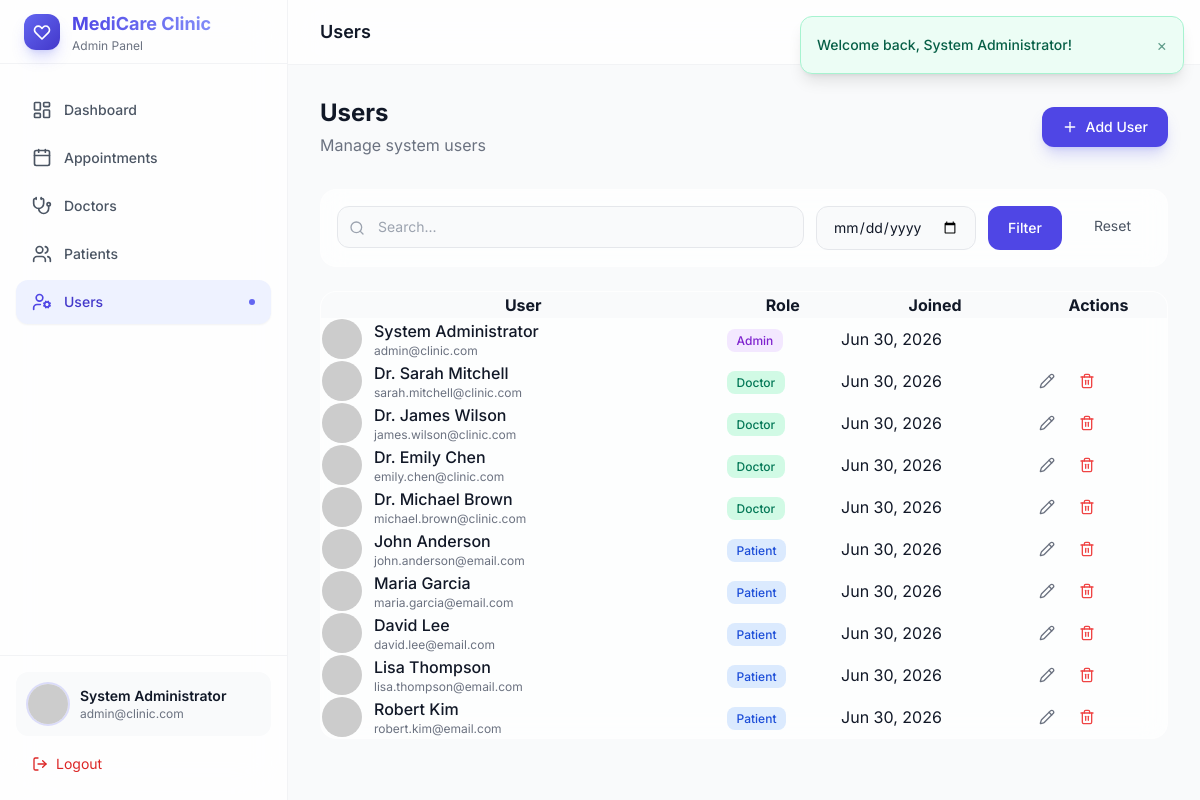
Screenshot of /admin/users/index.php (signed in) with the database file from the repository.
### tables this page shows
CREATE TABLE IF NOT EXISTS users (
    id INT UNSIGNED AUTO_INCREMENT PRIMARY KEY,
    full_name VARCHAR(150) NOT NULL,
    email VARCHAR(150) NOT NULL UNIQUE,
    password VARCHAR(255) NOT NULL,
    role ENUM('admin', 'doctor', 'patient') NOT NULL DEFAULT 'patient',
    profile_image VARCHAR(255) DEFAULT NULL,
    created_at TIMESTAMP DEFAULT CURRENT_TIMESTAMP,
    INDEX idx_users_role (role),
    INDEX idx_users_email (email)
);

### config/database.php (called while the page is built, shortened)
<?php
class Database
{
    private static ?PDO $instance = null;
    public static function getConnection(): PDO
    {
        if (self::$instance === null) {
            $host = 'localhost';
            $dbname = 'clinic_management';
            $username = 'root';
            $password = '';
            $charset = 'utf8mb4';
            $dsn = "mysql:host={$host};dbname={$dbname};charset={$charset}";
            $options = [
                PDO::ATTR_ERRMODE            => PDO::ERRMODE_EXCEPTION,
                PDO::ATTR_DEFAULT_FETCH_MODE => PDO::FETCH_ASSOC,
                PDO::ATTR_EMULATE_PREPARES   => false,
            ];
            try {
                self::$instance = new PDO($dsn, $username, $password, $options);
            } catch (PDOException $e) {
                die('Database connection failed: ' . $e->getMessage());
            }
        }
        return self::$instance;
    }
}

### helpers/functions.php (called while the page is built, shortened)
<?php
function e(?string $value): string
{
    return htmlspecialchars($value ?? '', ENT_QUOTES, 'UTF-8');
}
function base_url(string $path = ''): string
{
    $base = rtrim(APP_URL, '/');
    $path = ltrim($path, '/');
    if ($path === '') {
        return $base . '/';
    }
    return $base . '/' . $path;
}
function format_date(?string $date, string $format = 'M d, Y'): string
{
    return date($format, strtotime($date));
}
function sanitize(string $input): string
{
    return trim(strip_tags($input));
}
function profile_image(?string $image, string $name = 'U'): string
{
    return 'https://ui-avatars.com/api/?name=' . urlencode($name) . '&background=6366f1&color=fff&size=128';
}
function paginate(int $total, int $page, int $perPage = ITEMS_PER_PAGE): array
{
    $totalPages = max(1, (int) ceil($total / $perPage));
    $page = max(1, min($page, $totalPages));
    $offset = ($page - 1) * $perPage;
    return [
        'total'       => $total,
        'per_page'    => $perPage,
        'current'     => $page,
        'total_pages' => $totalPages,
        'offset'      => $offset,
    ];
}

### modules/users/UserModel.php (called while the page is built, shortened)
<?php
class UserModel
{
    private PDO $db;
    public function __construct()
    {
        $this->db = Database::getConnection();
    }
    public function getAll(string $search = '', int $limit = 10, int $offset = 0): array
    {
        $sql = 'SELECT * FROM users WHERE 1=1';
        $params = [];
        $sql .= ' ORDER BY created_at DESC LIMIT ? OFFSET ?';
        $params[] = $limit;
        $params[] = $offset;
        $stmt = $this->db->prepare($sql);
        $stmt->execute($params);
        return $stmt->fetchAll();
    }
    public function count(string $search = ''): int
    {
        $sql = 'SELECT COUNT(*) FROM users WHERE 1=1';
        $params = [];
        $stmt = $this->db->prepare($sql);
        $stmt->execute($params);
        return (int) $stmt->fetchColumn();
    }
}

### helpers/auth.php (called while the page is built, shortened)
<?php
function is_logged_in(): bool
{
    return isset($_SESSION['user_id']);
}
function current_user(): ?array
{
    return [
        'id'            => $_SESSION['user_id'],
        'full_name'     => $_SESSION['user_name'],
        'email'         => $_SESSION['user_email'],
        'role'          => $_SESSION['user_role'],
        'profile_image' => $_SESSION['user_image'] ?? null,
    ];
}

### admin/users/index.php (the view, shortened to what this page needs)
<?php
require_once APP_ROOT . '/includes/components.php';
$userModel = new UserModel();
$search = sanitize($_GET['search'] ?? '');
$page = max(1, (int)($_GET['page'] ?? 1));
$total = $userModel->count($search);
$pagination = paginate($total, $page);
$users = $userModel->getAll($search, $pagination['per_page'], $pagination['offset']);
?>
<div class="glass-card rounded-2xl overflow-hidden">
    <div class="overflow-x-auto">
        <table class="w-full data-table">
            <thead class="bg-gray-50 dark:bg-slate-800/50">
                <tr><th>User</th><th>Role</th><th>Joined</th><th>Actions</th></tr>
            </thead>
            <tbody>
                <?php foreach ($users as $u): ?>
                <tr>
                    <td>
                        <div class="flex items-center gap-3">
                            <img src="<?= profile_image($u['profile_image'], $u['full_name']) ?>" class="w-10 h-10 rounded-full object-cover" alt="">
                            <div><p class="font-medium"><?= e($u['full_name']) ?></p><p class="text-xs text-gray-500"><?= e($u['email']) ?></p></div>
                        </div>
                    </td>
                    <td><span class="px-2.5 py-1 rounded-lg text-xs font-medium capitalize <?= $u['role'] === 'admin' ? 'bg-purple-100 text-purple-700' : ($u['role'] === 'doctor' ? 'bg-emerald-100 text-emerald-700' : 'bg-blue-100 text-blue-700') ?>"><?= e($u['role']) ?></span></td>
                    <td><?= format_date($u['created_at']) ?></td>
                    <td>
                        <?php if ($u['role'] !== 'admin' || $u['id'] != current_user()['id']): ?>
                        <div class="flex gap-2">
                            <a href="<?= base_url('admin/users/edit.php?id=' . $u['id']) ?>" class="p-2 hover:bg-gray-100 rounded-lg"><i data-lucide="pencil" class="w-4 h-4 text-gray-500"></i></a>
                            <?php if ($u['role'] !== 'admin'): ?>
                            <button onclick="handleDelete('<?= base_url('admin/users/delete.php?id=' . $u['id']) ?>')" class="p-2 hover:bg-red-50 rounded-lg"><i data-lucide="trash-2" class="w-4 h-4 text-red-500"></i></button>
                            <?php endif; ?>
                        </div>
                        <?php endif; ?>
                    </td>
                </tr>
                <?php endforeach; ?>
            </tbody>
        </table>
    </div>
</div>
<?php $content = ob_get_clean(); include APP_ROOT . '/layouts/dashboard.php'; ?>

### layouts/sidebar.php (shortened to what this page needs)
<?php
$user = current_user();
$role = $user['role'] ?? '';
$navItems = match ($role) {
    'admin' => [
        ['icon' => 'layout-dashboard', 'label' => 'Dashboard', 'url' => base_url('admin/dashboard.php')],
        ['icon' => 'calendar', 'label' => 'Appointments', 'url' => base_url('admin/appointments/index.php')],
        ['icon' => 'stethoscope', 'label' => 'Doctors', 'url' => base_url('admin/doctors/index.php')],
        ['icon' => 'users', 'label' => 'Patients', 'url' => base_url('admin/patients/index.php')],
        ['icon' => 'user-cog', 'label' => 'Users', 'url' => base_url('admin/users/index.php')],
    ],
    'doctor' => [
        ['icon' => 'layout-dashboard', 'label' => 'Dashboard', 'url' => base_url('doctor/dashboard.php')],
        ['icon' => 'calendar', 'label' => 'Appointments', 'url' => base_url('doctor/appointments.php')],
        ['icon' => 'history', 'label' => 'Patient History', 'url' => base_url('doctor/patient-history.php')],
        ['icon' => 'user', 'label' => 'My Profile', 'url' => base_url('doctor/profile.php')],
    ],
    'patient' => [
        ['icon' => 'layout-dashboard', 'label' => 'Dashboard', 'url' => base_url('patient/dashboard.php')],
        ['icon' => 'calendar-plus', 'label' => 'Book Appointment', 'url' => base_url('patient/book.php')],
        ['icon' => 'stethoscope', 'label' => 'Find Doctors', 'url' => base_url('patient/doctors.php')],
        ['icon' => 'calendar', 'label' => 'My Appointments', 'url' => base_url('patient/appointments.php')],
        ['icon' => 'user', 'label' => 'My Profile', 'url' => base_url('patient/profile.php')],
    ],
    default => [],
};
?>
<aside :class="sidebarOpen ? 'translate-x-0' : '-translate-x-full'"
       class="fixed inset-y-0 left-0 z-50 w-72 bg-white/80 dark:bg-slate-800/80 backdrop-blur-xl border-r border-gray-200/50 dark:border-slate-700/50 transform transition-transform duration-300 ease-in-out lg:translate-x-0 lg:static lg:inset-auto flex flex-col">
    <div class="flex items-center gap-3 px-6 h-16 border-b border-gray-200/50 dark:border-slate-700/50">
        <div class="w-9 h-9 rounded-xl bg-gradient-to-br from-primary-500 to-primary-700 flex items-center justify-center shadow-lg shadow-primary-500/25">
            <svg class="w-5 h-5 text-white" fill="none" stroke="currentColor" viewBox="0 0 24 24">
                <path stroke-linecap="round" stroke-linejoin="round" stroke-width="2" d="M4.318 6.318a4.5 4.5 0 000 6.364L12 20.364l7.682-7.682a4.5 4.5 0 00-6.364-6.364L12 7.636l-1.318-1.318a4.5 4.5 0 00-6.364 0z"/>
            </svg>
        </div>
        <div>
            <h1 class="font-bold text-lg bg-gradient-to-r from-primary-600 to-primary-400 bg-clip-text text-transparent"><?= APP_NAME ?></h1>
            <p class="text-xs text-gray-500 dark:text-gray-400 capitalize"><?= e($role) ?> Panel</p>
        </div>
    </div>
    <nav class="flex-1 px-4 py-6 space-y-1 overflow-y-auto">
        <?php foreach ($navItems as $item):
            $isActive = str_contains($_SERVER['REQUEST_URI'], str_replace(base_url(''), '', $item['url']));
        ?>
        <a href="<?= $item['url'] ?>"
           class="sidebar-link group flex items-center gap-3 px-4 py-3 rounded-xl text-sm font-medium transition-all duration-200
                  <?= $isActive
                      ? 'bg-primary-50 dark:bg-primary-900/30 text-primary-700 dark:text-primary-300 shadow-sm'
                      : 'text-gray-600 dark:text-gray-400 hover:bg-gray-100 dark:hover:bg-slate-700/50 hover:text-gray-900 dark:hover:text-white' ?>">
            <i data-lucide="<?= $item['icon'] ?>" class="w-5 h-5 <?= $isActive ? 'text-primary-600 dark:text-primary-400' : '' ?>"></i>
            <?= e($item['label']) ?>
            <?php if ($isActive): ?>
            <span class="ml-auto w-1.5 h-1.5 rounded-full bg-primary-500"></span>
            <?php endif; ?>
        </a>
        <?php endforeach; ?>
    </nav>
    <div class="p-4 border-t border-gray-200/50 dark:border-slate-700/50">
        <div class="flex items-center gap-3 p-3 rounded-xl bg-gray-50 dark:bg-slate-700/30">
            <img src="<?= profile_image($user['profile_image'] ?? null, $user['full_name'] ?? 'U') ?>"
                 alt="Profile" class="w-10 h-10 rounded-full object-cover ring-2 ring-primary-500/20">
            <div class="flex-1 min-w-0">
                <p class="text-sm font-semibold truncate"><?= e($user['full_name'] ?? '') ?></p>
                <p class="text-xs text-gray-500 dark:text-gray-400 truncate"><?= e($user['email'] ?? '') ?></p>
            </div>
        </div>
        <a href="<?= base_url('auth/logout.php') ?>"
           class="mt-2 flex items-center gap-2 px-4 py-2.5 text-sm text-red-600 dark:text-red-400 hover:bg-red-50 dark:hover:bg-red-900/20 rounded-xl transition-colors">
            <i data-lucide="log-out" class="w-4 h-4"></i>
            Logout
        </a>
    </div>
</aside>

### assets/css/style.css (style rules this page uses)
html { scroll-behavior: smooth; }
.glass-card { background: rgba(255, 255, 255, 0.7); backdrop-filter: blur(12px); border: 1px solid rgba(255, 255, 255, 0.2); }

### rows the page displays
users: role "Admin", full_name "System Administrator", email "admin@clinic.com", created_at "Jun 30, 2026"
users: full_name "Dr. Sarah Mitchell", email "sarah.mitchell@clinic.com", role "Doctor", created_at "Jun 30, 2026"
users: full_name "Dr. James Wilson", email "james.wilson@clinic.com", role "Doctor", created_at "Jun 30, 2026"
users: full_name "Dr. Emily Chen", email "emily.chen@clinic.com", role "Doctor", created_at "Jun 30, 2026"
users: full_name "Dr. Michael Brown", email "michael.brown@clinic.com", role "Doctor", created_at "Jun 30, 2026"
users: full_name "John Anderson", email "john.anderson@email.com", role "Patient", created_at "Jun 30, 2026"
users: full_name "Maria Garcia", email "maria.garcia@email.com", role "Patient", created_at "Jun 30, 2026"
users: full_name "David Lee", email "david.lee@email.com", role "Patient", created_at "Jun 30, 2026"
users: full_name "Lisa Thompson", email "lisa.thompson@email.com", role "Patient", created_at "Jun 30, 2026"
users: full_name "Robert Kim", email "robert.kim@email.com", role "Patient", created_at "Jun 30, 2026"

### other values shown
$item['label'] "Dashboard"
$item['label'] "Appointments"
$item['label'] "Doctors"
$item['label'] "Patients"
$item['label'] "Users"
$pageTitle "Users"
$title "Users"
$subtitle "Manage system users"
$actionLabel "Add User"
